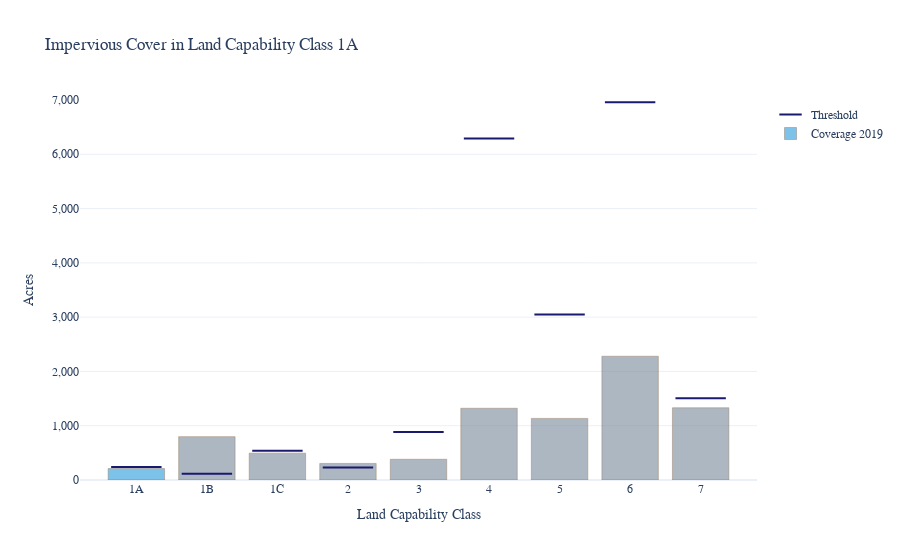
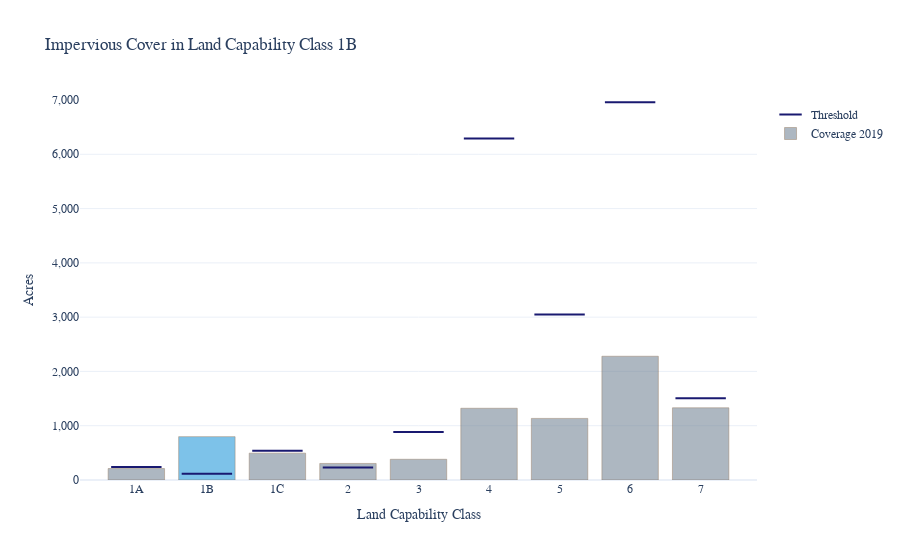
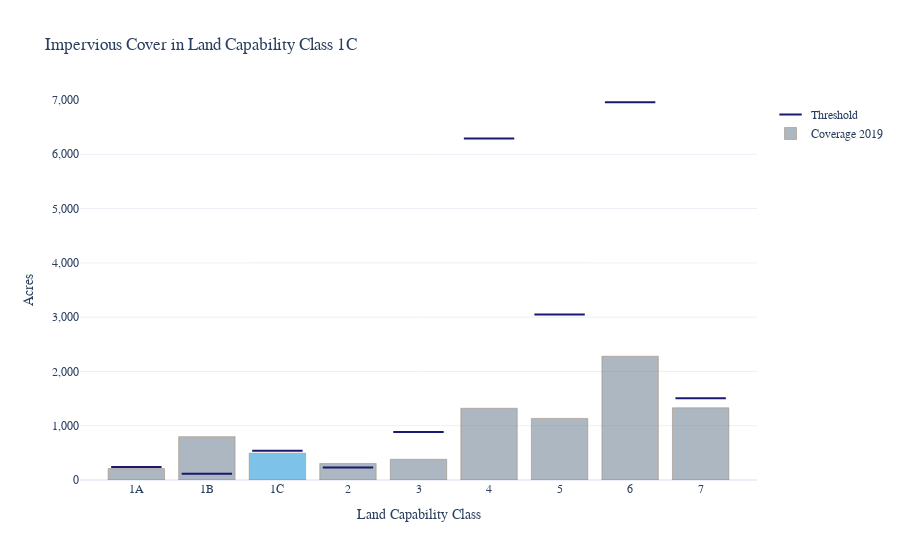
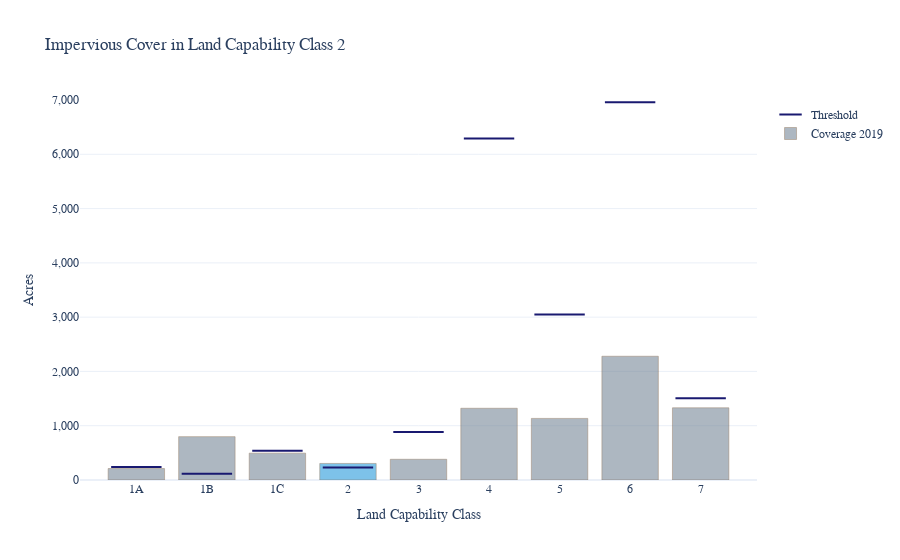

The notebook cell these images were saved under, in order:
### Code cell
# plot 1A - soil conservation
plot_soil_conservation(df, landcap = '1A', draft=False)
plot_soil_conservation(df, landcap = '1B', draft=False)
plot_soil_conservation(df, landcap = '1C', draft=False)
plot_soil_conservation(df, landcap = '2', draft=False)
plot_soil_conservation(df, landcap = '3', draft=False)
plot_soil_conservation(df, landcap = '4', draft=False)
plot_soil_conservation(df, landcap = '5', draft=False)
plot_soil_conservation(df, landcap = '6', draft=False)
plot_soil_conservation(df, landcap = '7', draft=False)

### Figure 1 — Plotly figure (JSON) as saved in the notebook; plotly's stock layout.template omitted (floating-point values rounded to 4 significant figures)
{"data": [{"customdata": ["1%", "1%", "1%", "1%", "5%", "20%", "25%", "30%", "30%", "0%"], "hovertemplate": "Threshold:<br>%{customdata} coverage allowed<br>or %{y:,.0f} acres<extra></extra>", "line": {"color": "#333333", "width": 3}, "marker": {"color": "lightskyblue", "line": {"color": "midnightblue", "width": 2}, "size": 36, "symbol": "line-ew"}, "mode": "markers", "name": "Threshold", "type": "scatter", "x": ["1A", "1B", "1C", "2", "3", "4", "5", "6", "7", null], "y": [239.7, 114.0, 537.3, 232.5, 884.7, 6289.0, 3047.0, 6960.0, 1505.0, 0]}, {"hovertemplate": "<b>%{y:,.0f} acres</b> covered<extra></extra>", "marker": {"color": ["#279bdc", "lightslategray", "lightslategray", "lightslategray", "lightslategray", "lightslategray", "lightslategray", "lightslategray", "lightslategray"], "line": {"color": "rgb(88,48,10)"}}, "name": "Coverage 2019", "opacity": 0.6, "type": "bar", "x": ["1A", "1B", "1C", "2", "3", "4", "5", "6", "7", null], "y": [210.7, 798.9, 494.5, 304.9, 381.7, 1322.0, 1135.0, 2280.0, 1330.0, 3.357]}], "layout": {"barmode": "overlay", "font": {"family": "Calibri"}, "hovermode": "x unified", "legend": {"title": {"text": ""}}, "showlegend": true, "title": {"text": "Impervious Cover in Land Capability Class 1A"}, "xaxis": {"tickmode": "linear", "title": {"text": "Land Capability Class"}}, "yaxis": {"dtick": 1000, "range": [0, 7000], "rangemode": "tozero", "tick0": 0, "tickformat": ",", "tickmode": "linear", "title": {"text": "Acres"}}}}

### Figure 2 — Plotly figure (JSON) as saved in the notebook; plotly's stock layout.template omitted (floating-point values rounded to 4 significant figures)
{"data": [{"customdata": ["1%", "1%", "1%", "1%", "5%", "20%", "25%", "30%", "30%", "0%"], "hovertemplate": "Threshold:<br>%{customdata} coverage allowed<br>or %{y:,.0f} acres<extra></extra>", "line": {"color": "#333333", "width": 3}, "marker": {"color": "lightskyblue", "line": {"color": "midnightblue", "width": 2}, "size": 36, "symbol": "line-ew"}, "mode": "markers", "name": "Threshold", "type": "scatter", "x": ["1A", "1B", "1C", "2", "3", "4", "5", "6", "7", null], "y": [239.7, 114.0, 537.3, 232.5, 884.7, 6289.0, 3047.0, 6960.0, 1505.0, 0]}, {"hovertemplate": "<b>%{y:,.0f} acres</b> covered<extra></extra>", "marker": {"color": ["lightslategray", "#279bdc", "lightslategray", "lightslategray", "lightslategray", "lightslategray", "lightslategray", "lightslategray", "lightslategray"], "line": {"color": "rgb(88,48,10)"}}, "name": "Coverage 2019", "opacity": 0.6, "type": "bar", "x": ["1A", "1B", "1C", "2", "3", "4", "5", "6", "7", null], "y": [210.7, 798.9, 494.5, 304.9, 381.7, 1322.0, 1135.0, 2280.0, 1330.0, 3.357]}], "layout": {"barmode": "overlay", "font": {"family": "Calibri"}, "hovermode": "x unified", "legend": {"title": {"text": ""}}, "showlegend": true, "title": {"text": "Impervious Cover in Land Capability Class 1B"}, "xaxis": {"tickmode": "linear", "title": {"text": "Land Capability Class"}}, "yaxis": {"dtick": 1000, "range": [0, 7000], "rangemode": "tozero", "tick0": 0, "tickformat": ",", "tickmode": "linear", "title": {"text": "Acres"}}}}

### Figure 3 — Plotly figure (JSON) as saved in the notebook; plotly's stock layout.template omitted (floating-point values rounded to 4 significant figures)
{"data": [{"customdata": ["1%", "1%", "1%", "1%", "5%", "20%", "25%", "30%", "30%", "0%"], "hovertemplate": "Threshold:<br>%{customdata} coverage allowed<br>or %{y:,.0f} acres<extra></extra>", "line": {"color": "#333333", "width": 3}, "marker": {"color": "lightskyblue", "line": {"color": "midnightblue", "width": 2}, "size": 36, "symbol": "line-ew"}, "mode": "markers", "name": "Threshold", "type": "scatter", "x": ["1A", "1B", "1C", "2", "3", "4", "5", "6", "7", null], "y": [239.7, 114.0, 537.3, 232.5, 884.7, 6289.0, 3047.0, 6960.0, 1505.0, 0]}, {"hovertemplate": "<b>%{y:,.0f} acres</b> covered<extra></extra>", "marker": {"color": ["lightslategray", "lightslategray", "#279bdc", "lightslategray", "lightslategray", "lightslategray", "lightslategray", "lightslategray", "lightslategray"], "line": {"color": "rgb(88,48,10)"}}, "name": "Coverage 2019", "opacity": 0.6, "type": "bar", "x": ["1A", "1B", "1C", "2", "3", "4", "5", "6", "7", null], "y": [210.7, 798.9, 494.5, 304.9, 381.7, 1322.0, 1135.0, 2280.0, 1330.0, 3.357]}], "layout": {"barmode": "overlay", "font": {"family": "Calibri"}, "hovermode": "x unified", "legend": {"title": {"text": ""}}, "showlegend": true, "title": {"text": "Impervious Cover in Land Capability Class 1C"}, "xaxis": {"tickmode": "linear", "title": {"text": "Land Capability Class"}}, "yaxis": {"dtick": 1000, "range": [0, 7000], "rangemode": "tozero", "tick0": 0, "tickformat": ",", "tickmode": "linear", "title": {"text": "Acres"}}}}

### Figure 4 — Plotly figure (JSON) as saved in the notebook; plotly's stock layout.template omitted (floating-point values rounded to 4 significant figures)
{"data": [{"customdata": ["1%", "1%", "1%", "1%", "5%", "20%", "25%", "30%", "30%", "0%"], "hovertemplate": "Threshold:<br>%{customdata} coverage allowed<br>or %{y:,.0f} acres<extra></extra>", "line": {"color": "#333333", "width": 3}, "marker": {"color": "lightskyblue", "line": {"color": "midnightblue", "width": 2}, "size": 36, "symbol": "line-ew"}, "mode": "markers", "name": "Threshold", "type": "scatter", "x": ["1A", "1B", "1C", "2", "3", "4", "5", "6", "7", null], "y": [239.7, 114.0, 537.3, 232.5, 884.7, 6289.0, 3047.0, 6960.0, 1505.0, 0]}, {"hovertemplate": "<b>%{y:,.0f} acres</b> covered<extra></extra>", "marker": {"color": ["lightslategray", "lightslategray", "lightslategray", "#279bdc", "lightslategray", "lightslategray", "lightslategray", "lightslategray", "lightslategray"], "line": {"color": "rgb(88,48,10)"}}, "name": "Coverage 2019", "opacity": 0.6, "type": "bar", "x": ["1A", "1B", "1C", "2", "3", "4", "5", "6", "7", null], "y": [210.7, 798.9, 494.5, 304.9, 381.7, 1322.0, 1135.0, 2280.0, 1330.0, 3.357]}], "layout": {"barmode": "overlay", "font": {"family": "Calibri"}, "hovermode": "x unified", "legend": {"title": {"text": ""}}, "showlegend": true, "title": {"text": "Impervious Cover in Land Capability Class 2"}, "xaxis": {"tickmode": "linear", "title": {"text": "Land Capability Class"}}, "yaxis": {"dtick": 1000, "range": [0, 7000], "rangemode": "tozero", "tick0": 0, "tickformat": ",", "tickmode": "linear", "title": {"text": "Acres"}}}}
